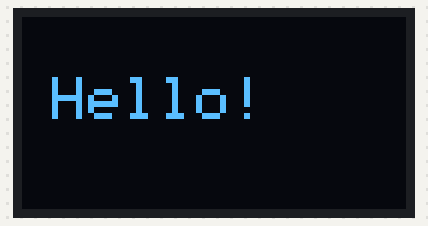
A sketch run on a simulated Arduino Uno, built with avr-gcc and run on an emulated ATmega328P. On the bench: 128×64 one-colour display.

Above: at 0.1 s.

The sketch:

OLED.ino
```cpp
#include <Wire.h>
#include <Adafruit_GFX.h>
#include <Adafruit_SSD1306.h>

#define SCREEN_WIDTH 128
#define SCREEN_HEIGHT 64
#define OLED_RESET -1
Adafruit_SSD1306 display(SCREEN_WIDTH, SCREEN_HEIGHT, &Wire, OLED_RESET);

void setup() {
  Serial.begin(9600);

  if(!display.begin(SSD1306_SWITCHCAPVCC, 0x3C)) {
    Serial.println("OLED not found!");
    for(;;);
  }

  display.clearDisplay();
  display.setTextSize(2);       // Font size
  display.setTextColor(WHITE);  // Text color
  display.setCursor(10, 20);    // X,Y position
  display.println("Hello!");
  display.display();            // Show text
}

void loop() {
}
```
